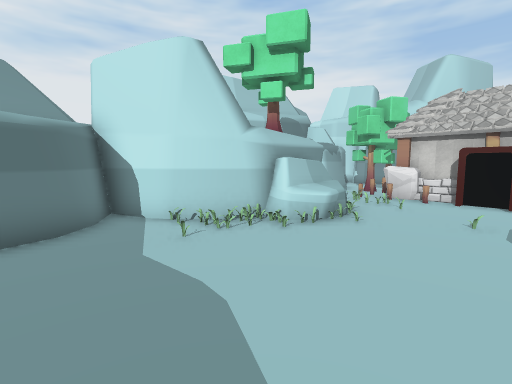
view 1 (above)

14 first-person views from a walk through a 3-D level made in the Unity game engine. The camera is 1.3 m above the floor, tilts 6° down and sees 85° across. The floor is counted in squares, 1 m on a side. Each view is taken from the middle of a square. On the plan, view 1 faces up. The plan holds only what a view shows up to about 13 squares ahead; the rest is blank. The place goes on beyond the plan. Some surface patterns are stand-ins.

view 2
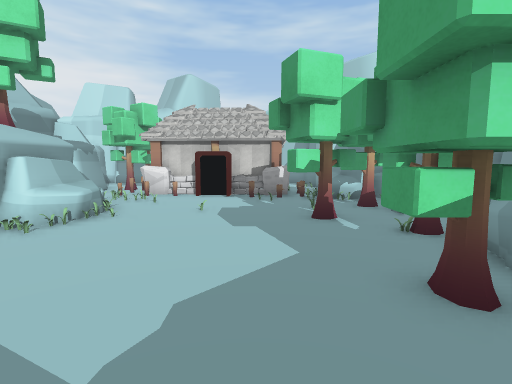

view 3
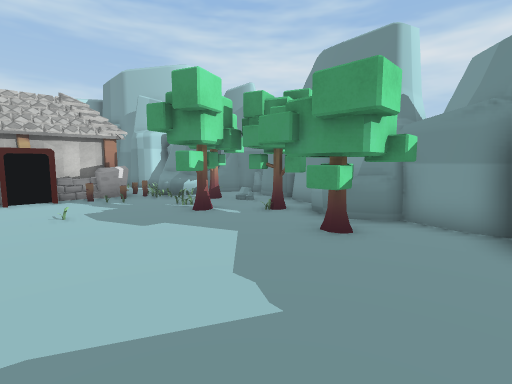

view 4
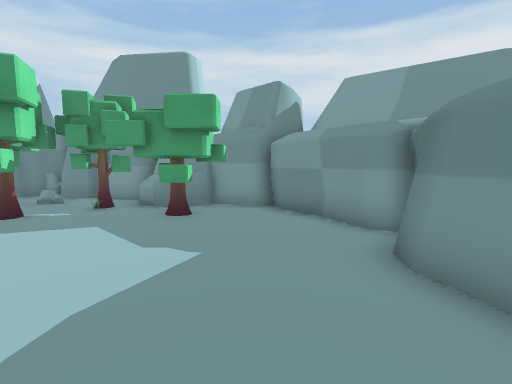

view 5
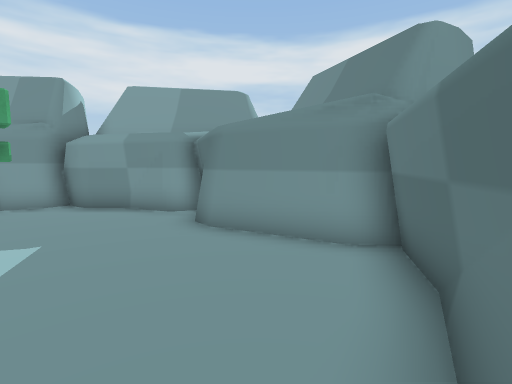

view 6
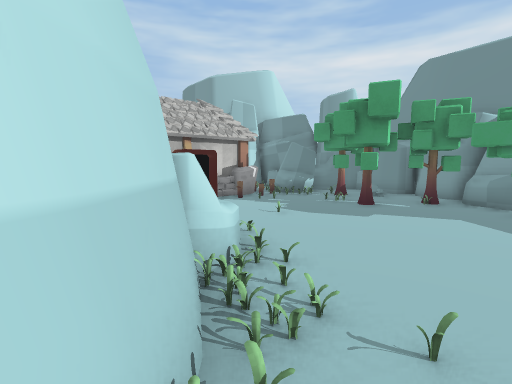

view 7
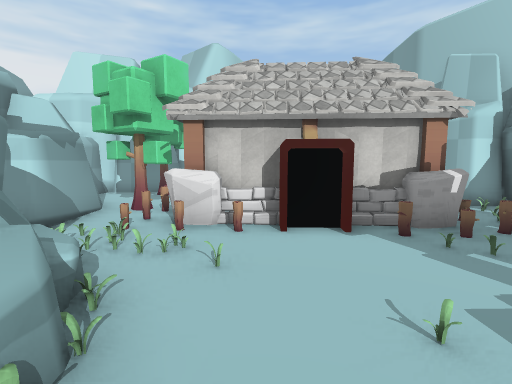

view 8
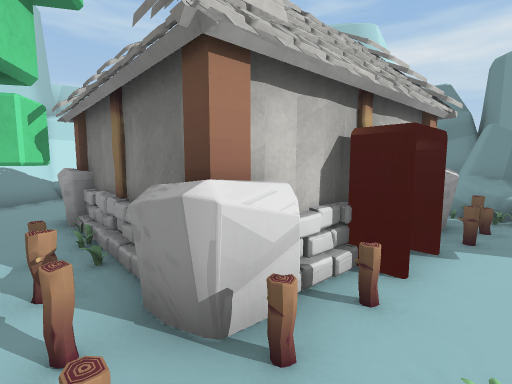

view 9
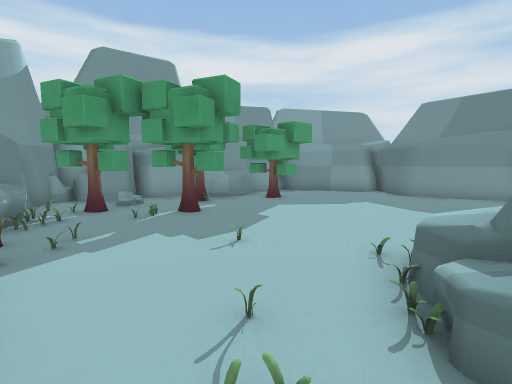

view 10
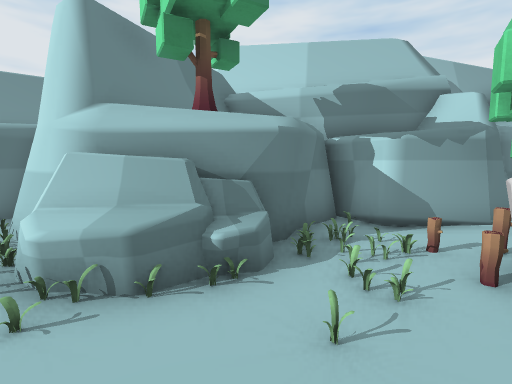

view 11
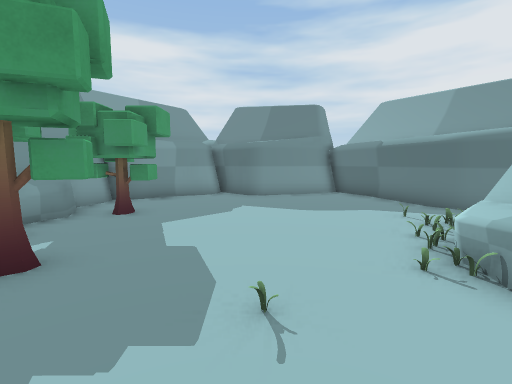

view 12
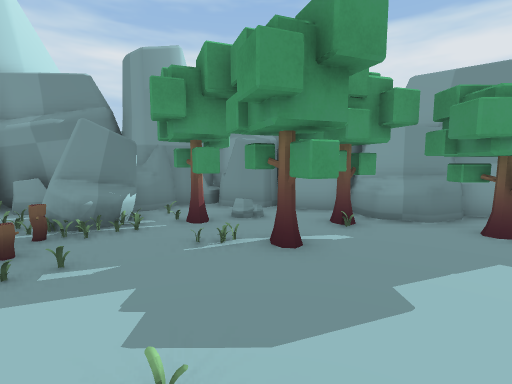

view 13
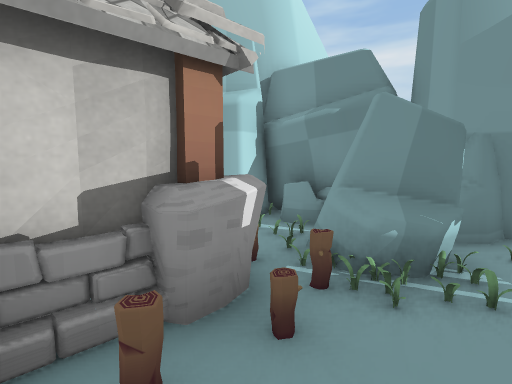

view 14
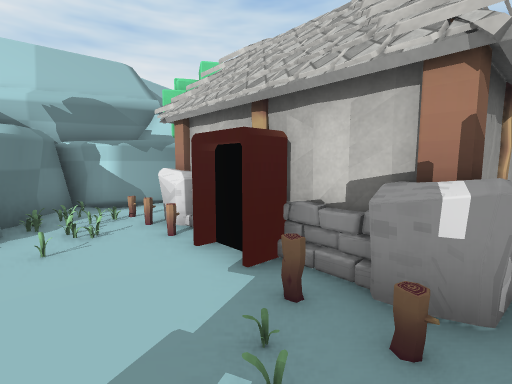

### Floor plan
Points are (right, up) in squares from view 1. A wall is a line through its corners. A room is listed if a view was taken in it or the views show most of it. See-through windows are left out.
Room 1 (views 1, 2, 3, 4, 5, 6, 7, 8, 9, 10, 11, 12, 13, 14)
walls: (6, 8.3) (6.5, 8.8); (8, 6.6) (8.3, 6.9); (8.1, 6.5) (8.3, 7.2); (7.3, 7.7) (7, 7.5) (6.2, 8.4) (6, 8.2); (-0.1, 6.8) (-1, 6.6); (8.5, 6.2) (6.4, 8.5); (8.7, 5.9) (8.1, 6.4); (8.7, 5.9) (8.1, 6.3); (1.6, 8.5) (0.4, 7.2) (-0.4, 6.8) (-2.2, 6.7) (-4.2, 7.6) (-3.7, 5.6); (6.2, 8.7) (5.3, 9.7); (8.8, 6) (8.1, 6.3); (6.8, 8.6) (5.4, 10.1); (8.7, 6.7) (7.9, 7.6); (6.8, 8.7) (5.8, 9.8); (6, 9.1) (5.3, 9.7); (9.2, 6.7) (8.8, 6.3) (7.4, 7.8); (6.3, 9.4) (5.4, 9.7); (-1.8, 6.6) (-2.6, 6.7); (5.7, 10.7) (7.4, 12.2); (1.7, -2.7) (2.5, -3.1); (10.3, 0) (11.1, 0.2); (-3.5, 4.8) (-4.8, 2.6); (-1.7, -1.1) (-1.7, -2.5); (-3.6, 5.9) (-3.8, 4.6); (1.5, 11.6) (2.3, 9.8) (2.2, 9.3); (-4, 4.6) (-4.9, 1); (1.7, 11.8) (1.7, 10.6); (-2, -1.5) (-1.4, -2.9); (-0.6, -2.8) (1.9, -2.7); (-1.6, -2.8) (-0.6, -2.5) (0.8, -3); (-1.5, -3) (-1.1, -2.7); (-4.8, 0.5) (-2.2, -0.8) (-1.8, -1.3)
low walls: (0.5, 7) (-0.2, 6.7); (8.3, 6) (7.9, 6.5); (8.1, 6.4) (7.9, 7.6) (7.3, 7.7); (8, 6.6) (8, 7.5); (8.2, 6.3) (8.1, 6.5); (8.2, 6.3) (7.7, 7.9); (7.9, 7.2) (7.7, 7.6); (8.3, 6.9) (7.8, 7.3) (7.8, 7.6); (8.4, 6.9) (7.8, 7.2); (8.4, 6.9) (7.4, 7.8); (6.3, 8.8) (6.3, 9.3); (8.3, 7.2) (7.2, 7.7); (6.5, 8.8) (6.3, 9.4); (-0.9, 6.5) (-2, 6.5); (6.6, 8.9) (6.1, 9.3); (9.3, 6.3) (8.7, 5.9); (-2.4, 6.6) (-3.9, 7.3) (-3.4, 5.7); (1.7, 10.6) (2.1, 9.6); (6.1, 11.2) (7.7, 12.6); (-3.5, 5.2) (-3.5, 4.8); (-2.1, -0.6) (-1.7, -1.1); (-1.7, -2.5) (-1.5, -3); (-4.7, 2.8) (-5.2, 0.8); (-4.6, 0.7) (-2.9, -0.3)
objects: rock (1, 6) to (2, 8); rock (2, 9); rock (2, 12) to (4, 14); rock (3, -5) to (7, -3); tree (3, -2) to (4, 1); rock (4, -2) to (6, -1); tree (5, 2) to (7, 3); fence (5, 9); fence (5, 10); fence (5, 11); tree (5, 12) to (5, 14); tree (6, 0) to (7, 1); fence (6, 12); fence (6, 13); rock (7, -2) to (8, 0); fence (7, 7); tree (8, 2) to (9, 3); rock (9, 0) to (10, 1); rock (9, 3) to (11, 5); fence (9, 5); rock (10, 1) to (11, 1); rock (11, 2); rock (11, 3) to (11, 4)

Positions as (right, up) in squares from view 1, and headings:
1: (0, 0), facing up
2: (0, -1), facing up-right
3: (-2, 1), facing right
4: (-3, 3), facing down-right
5: (-3, 5), facing down
6: (-3, 6), facing right
7: (2, 5), facing up-right
8: (3, 10), facing right
9: (4, 10), facing down
10: (5, 6), facing up-left
11: (6, 7), facing down-left
12: (3, 6), facing down-right
13: (6, 6), facing right
14: (7, 4), facing up
